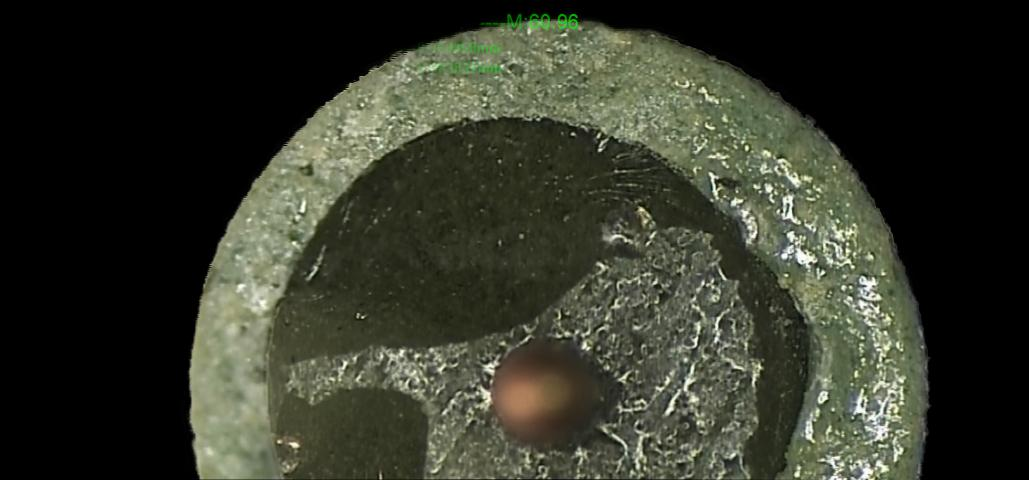
%> input picture merge.jpg, 1029 x 480 px
$ octave SIFTImageStitching20190212_1.m   (GNU Octave 9; MATLAB toolbox functions it lacks are replaced by stand-ins)
%> lines starting %> are read from the running program, lines starting %| are printed output that depends on the picture
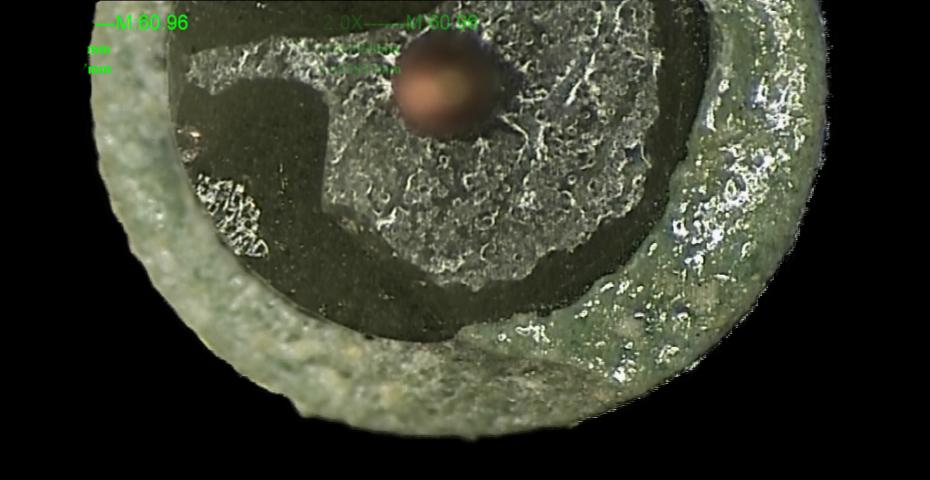
%> input picture merge1.jpg, 930 x 480 px
### sift.m
% [image, descriptors, locs] = sift(imageFile)
%
% This function reads an image and returns its SIFT keypoints.
%   Input parameters:
%     imageFile: the file name for the image.
%
%   Returned:
%     image: the image array in double format
%     descriptors: a K-by-128 matrix, where each row gives an invariant
%         descriptor for one of the K keypoints.  The descriptor is a vector
%         of 128 values normalized to unit length.
%     locs: K-by-4 matrix, in which each row has the 4 values for a
%         keypoint location (row, column, scale, orientation).  The
%         orientation is in the range [-PI, PI] radians.
%
% Credits: Thanks for initial version of this program to D. Alvaro and
%          J.J. Guerrero, Universidad de Zaragoza (modified by D. Lowe)

function [image, descriptors, locs] = sift(imageFile)
%> called with imageFile = 'merge.jpg'

% Load image
image = imread(imageFile);
%> image is the input picture: size 480x1029x3 uint8; mean R, G, B 51.2, 54.1, 41.6

% If you have the Image Processing Toolbox, you can uncomment the following
%   lines to allow input of color images, which will be converted to grayscale.
if size(image,3)==3
   image = rgb2gray(image);
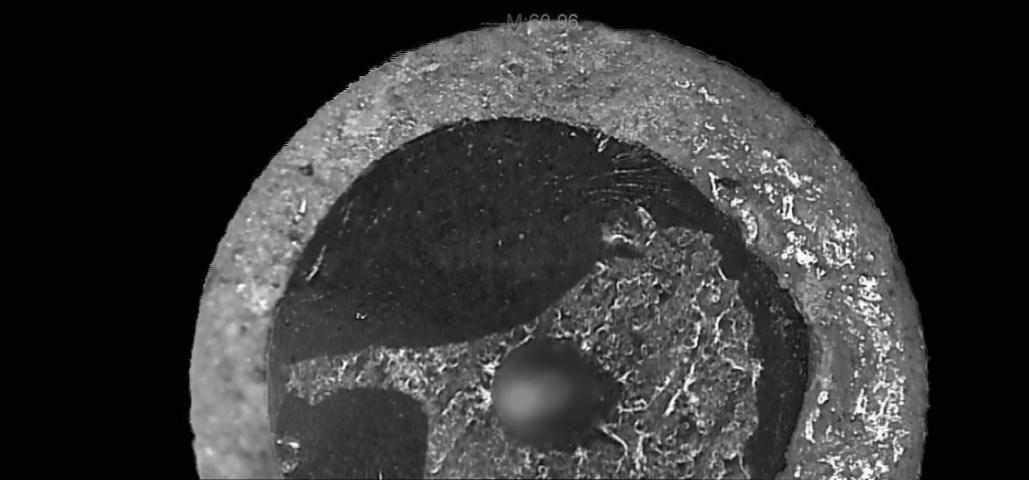
%> image: size 480x1029 uint8; min 0, max 255, mean 51.8
end

[rows, cols] = size(image);
%> rows = 480; cols = 1029

% Convert into PGM imagefile, readable by "keypoints" executable
f = fopen('tmp.pgm', 'w');
if f == -1
    error('Could not create file tmp.pgm.');
end
fprintf(f, 'P5\n%d\n%d\n255\n', cols, rows);
fwrite(f, image', 'uint8');
fclose(f);

% Call keypoints executable
if isunix
    command = '!./sift ';
else
    command = '!siftWin32 ';
end
command = [command ' <tmp.pgm >tmp.key'];
%> the run ends on the next line
eval(command);

% Open tmp.key and check its header
g = fopen('tmp.key', 'r');
if g == -1
    error('Could not open file tmp.key.');
end
[header, count] = fscanf(g, '%d %d', [1 2]);
if count ~= 2
    error('Invalid keypoint file beginning.');
end
num = header(1);
len = header(2);
if len ~= 128
    error('Keypoint descriptor length invalid (should be 128).');
end

% Creates the two output matrices (use known size for efficiency)
locs = double(zeros(num, 4));
descriptors = double(zeros(num, 128));

% Parse tmp.key
for i = 1:num
    [vector, count] = fscanf(g, '%f %f %f %f', [1 4]); %row col scale ori
    if count ~= 4
        error('Invalid keypoint file format');
    end
    locs(i, :) = vector(1, :);

    [descrip, count] = fscanf(g, '%d', [1 len]);
    if (count ~= 128)
        error('Invalid keypoint file value.');
    end
    % Normalize each input vector to unit length
    descrip = descrip / sqrt(sum(descrip.^2));
    descriptors(i, :) = descrip(1, :);
end
fclose(g);

### SIFTImageStitching20190212_1.m
%% 准备工作空间
clc
clear all
% close all
%% 设置图片路径
% image1='sample1-1.jpg';
% image2='sample2-1.jpg';
% image1='4-003-3.bmp';
image1='merge.jpg';
figure
imshow(image1)
% image2='4-003-4.bmp';
image2='merge1.jpg';
figure
imshow(image2)
%% 提取图片的SIFT特征点
[im1, des1, loc1] = sift(image1);
